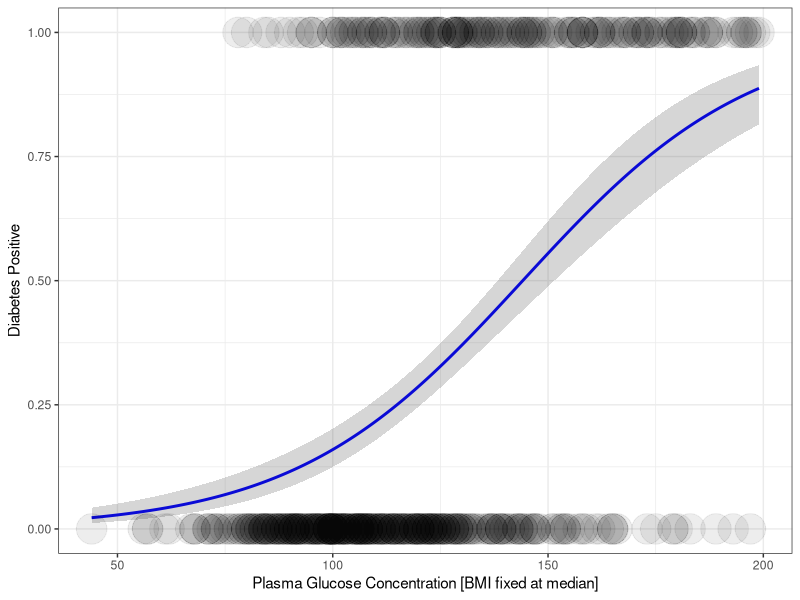
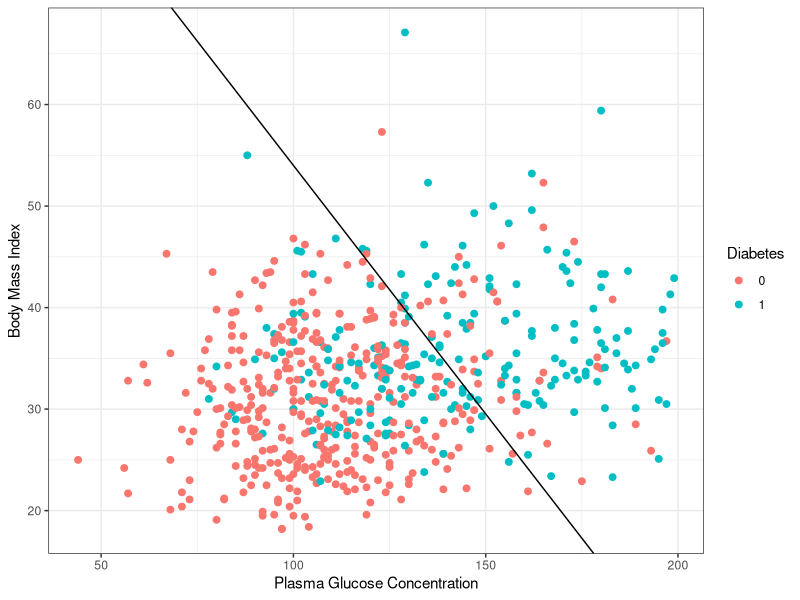

The R script that drew these images, in order:
## ---- chunk 1
library(ggplot2)
library(magrittr)
library(dplyr)
library(readr)
library(tibble)
## ---- chunk 2
pima <- read_csv("pima.csv")
pima %>% glimpse()
## ---- chunk 3
set.seed(0)
trainIndex <- sample(1:nrow(pima), size = round(0.8*nrow(pima)))
pimaTrain <- pima[trainIndex,]
pimaTest <- pima[-trainIndex,]
cat(nrow(pimaTrain), " observations are in the training set. \n")
cat(nrow(pimaTest), " observations are in the test set.")
## ---- chunk 4
m1 <- glm( diabetes ~ glucose + mass, data = pimaTrain, family = binomial)
summary(m1)
## ---- chunk 5
m1 %>%
  use_series("coefficients") %>%
  extract(2) %>%
  exp() %>%
  cat("Odds Ratio (glucose = a + 1) / (glucose = a) :", .)
## ---- chunk 6
m1 %>%
  use_series("coefficients") %>%
  extract(3) %>%
  exp() %>%
  cat("Odds Ratio (mass = a + 1) / (mass = a) :", .) 
## ---- chunk 7
pima %>%
  summarize(glucose = median(glucose),
            mass = median(mass)) %>%
  predict(m1, newdata = .) -> pred_median

cat("Log-odds:", pred_median)
## ---- chunk 8
pred_median %>%
  plogis() %>%
  cat("Probability of being diabetes positive:", .)
## ---- chunk 9
pred_median %>%
  plogis() %>% # sigmoid
  qlogis() %>% # logit
  cat("sigmoid, logit, back to log-odds:", .)
## ---- chunk 10
pima %>%
  summarize(glucose = median(glucose),
            mass = median(mass)) %>%
  predict(m1, newdata = ., type = "response") %>%
  multiply_by(100) %>%
  round() %>%
  paste0("%") %>%
  cat("Probability of being diabetes positive: ", .)
## ---- chunk 11
pima %>%
  summarize(glucose = median(glucose) + 2*sd(glucose),
            mass = median(mass)) %>%
  predict(m1, newdata = ., type = "response") %>%
  multiply_by(100) %>%
  round() %>%
  paste0("%") %>%
  cat("Probability: ", .)
## ---- chunk 12
xrange <- seq(min(pimaTrain$glucose), max(pimaTrain$glucose), 0.01)

predict(m1,
        newdata = data.frame(glucose =  xrange,
                             mass = median(pimaTrain$mass)),
        se.fit = TRUE) %>%
  as.data.frame() %>%
  mutate(lwr = plogis(fit + qnorm(0.025) * se.fit),
         upr = plogis(fit + qnorm(0.975) * se.fit),
         prob = plogis(fit)) %>%
  add_column(xrange = xrange) %>%
  select(c("lwr", "upr", "prob", "xrange")) %>%
  ggplot(aes(x = xrange, y = prob)) +
  geom_line(color = "blue", size = 1) +
  geom_ribbon(aes(ymin = lwr, ymax = upr), alpha = 0.2) +
  geom_point(
    data = pimaTrain,
    aes(x = glucose, y = diabetes),
    alpha = 0.07,
    size = 10
  ) +
  labs(
    x = "Plasma Glucose Concentration [BMI fixed at median]",
    y = "Diabetes Positive" 
  ) +
  theme_bw()

## ---- chunk 13
pimaTest$predProb <- predict(m1, newdata = pimaTest, type = "response")
pimaTest$predClass <- ifelse(pimaTest$predProb > 0.5, 1, 0)
pimaTest %>% glimpse()
## ---- chunk 14
cm <- table(pimaTest$predClass, pimaTest$diabetes) # first arg in rows, second arg in columns.
print(cm)
## ---- chunk 15
tp <- cm[2,2]
tn <- cm[1,1]
fp <- cm[2,1] # Type I error
fn <- cm[1,2] # Type II error

precision <- tp / (tp + fp)
recall <- tp / (tp + fn)
f_score <- 2 * ((precision * recall ) / (precision + recall)) # harmonic mean of precision and recall
accuracy <- (tp + tn) / (tp + tn + fp + fn)

cat(
  paste("\n"),
  paste("Precision:", round(precision, 2) , sep = "\t"), paste("\n"),
  paste("Recall:", round(recall, 2), sep = "\t"),paste("\n"),
  paste("F-score", round(f_score, 2), sep = "\t"), paste("\n"),
  paste("Accuracy:", round(accuracy, 2), sep = "\t")
)

## ---- chunk 16
int <- -coef(m1)[1]/coef(m1)[3]
slope <- -coef(m1)[2]/coef(m1)[3]

ggplot(pimaTrain, aes(x = glucose, y = mass)) + 
  geom_point(aes(color = factor(diabetes)), size = 2) + 
  geom_abline(intercept = int, slope = slope) +
  labs(
    x = "Plasma Glucose Concentration",
    y= "Body Mass Index",
    color = "Diabetes"
  ) + 
  theme_bw()
